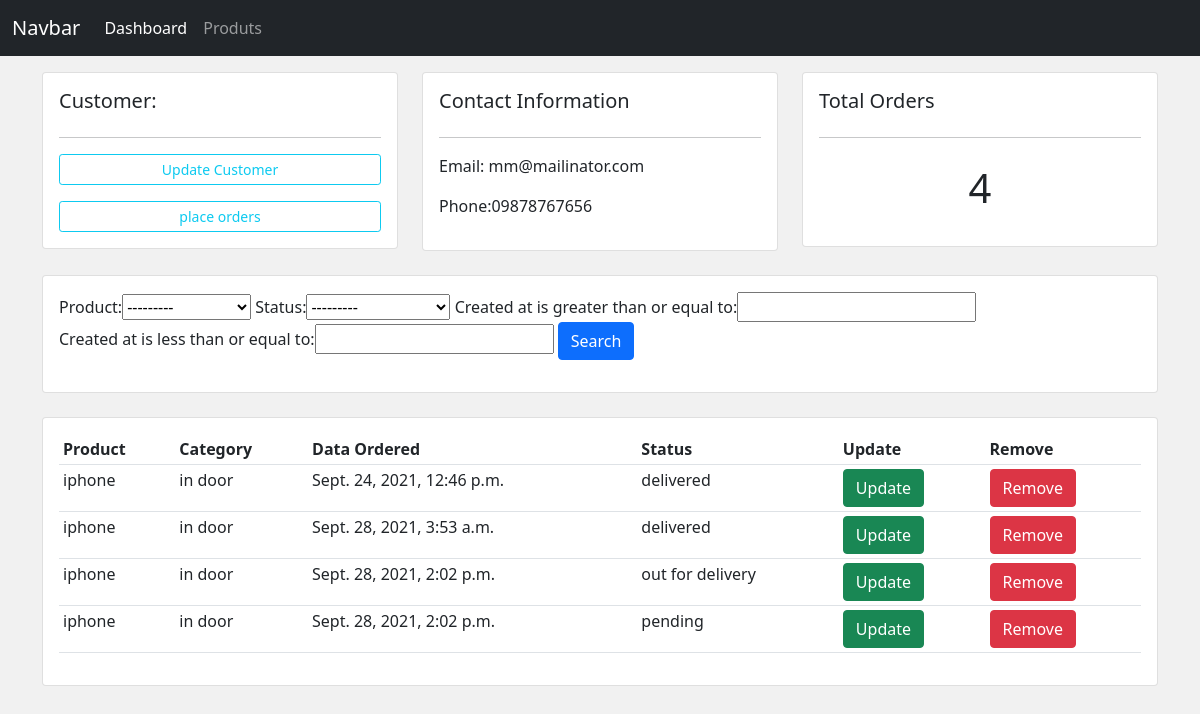
The app's page /customers/1 with its own data.
### accounts/models.py (models this page shows, shortened)
class Customer(models.Model):
    name=models.CharField(max_length=200,null=True)
    email=models.CharField(max_length=200,null=True)
    phone=models.CharField(max_length=200,null=True)
    created_at=models.DateTimeField(auto_now_add=True)

class Order(models.Model):
    status=(
        ('pending','Pending'),
        ('out for delivery','Out For Delivery'),
        ('delivered','Delivered')
    )
    customer=models.ForeignKey(Customer,null=True,on_delete=models.SET_NULL)
    product=models.ForeignKey(Product,null=True,on_delete=models.SET_NULL)
    created_at=models.DateTimeField(auto_now_add=True)
    status=models.CharField(max_length=200,null=True,choices=status)

class Product(models.Model):
    category=(
        ('indoor','In Door'),
        ('outdoor','Out Door')
    )
    name=models.CharField(max_length=200,null=True)
    price=models.FloatField(null=True)
    category=models.CharField(max_length=200,null=True,choices=category)
    description=models.CharField(max_length=200,null=True,blank=True)
    created_at=models.DateTimeField(auto_now_add=True)
    tags=models.ManyToManyField(Tag)
    def __str__(self):
        return self.name

### accounts/views.py (the view)
# urls.py: path('customers/<int:id>', views.customers,name='customers.show'),
def customers(request,id):
    customer=Customer.objects.get(id=id)
    orders=customer.order_set.all()
    order_count=orders.count()
    filterObj=OrderFilter(request.GET,queryset=orders)
    orders=filterObj.qs
    return render(request,'accounts/customers.html',{
        'customer':customer,
        'orders':orders,
        'order_count':order_count,
        'filterObj':filterObj
    })

### accounts/templates/accounts/customers.html
{% extends 'accounts/master.html' %}
{% block content %}
<div class="row">
    <div class="col-md">
        <div class="card card-body">
            <h5>Customer:</h5>
            <hr>
            <a class="btn btn-outline-info btn-sm btn-block" href="">Update
            Customer</a>
            <a class="btn btn-outline-info mt-3 btn-sm btn-block" href="{% url 'order.create' customer.id %}">
            place orders</a>
        </div>
    </div>
    <div class="col-md">
        <div class="card card-body">
            <h5>Contact Information</h5>
            <hr>
            <p>Email: {{customer.email}}</p>
            <p>Phone:{{customer.phone}}</p>
        </div>
    </div>
    <div class="col-md">
        <div class="card card-body">
            <h5>Total Orders</h5>
            <hr>
            <h1 style="text-align: center; padding: 10px">{{order_count}}</h1>
        </div>
    </div>
</div>
<br>
<div class="row">
    <div class="col">
        <div class="card card-body">
            <form method="get">
                {{filterObj.form}}
                <button class="btn btn-primary" type="submit">Search
                </button>
            </form>
        </div>
    </div>
</div>
<br>
<div class="row">
    <div class="col-md">
        <div class="card card-body">
            <table class="table table-sm">
                <tr>
                    <th>Product</th>
                    <th>Category</th>
                    <th>Data Ordered</th>
                    <th>Status</th>
                    <th>Update</th>
                    <th>Remove</th>
                </tr>
                {% for order in orders %}
                    <tr>
                        <td>{{order.product.name}}</td>
                        <td>{{order.product.category}}</td>
                        <td>{{order.created_at}}</td>
                        <td>{{order.status}}</td>
                        <td><a href="{% url 'order.update' order.id %}" class="btn btn-success">Update</a></td>
                        <td><a href="{% url 'order.delete' order.id %}" class="btn btn-danger">Remove</a></td>
                    </tr>
                {% endfor %}
            </table>
        </div>
    </div>
</div>
{% endblock content %}

### accounts/static/accounts/css/style.css (style rules this page uses)
body { background-color: #f1f1f1; }

### records on screen
Customer: email "mm@mailinator.com", phone "09878767656"
Order: product.name "iphone", product.category "in door", created_at "Sept. 24, 2021, 12:46 p.m.", status "delivered"
Order: product.name "iphone", product.category "in door", created_at "Sept. 28, 2021, 3:53 a.m.", status "delivered"
Order: product.name "iphone", product.category "in door", created_at "Sept. 28, 2021, 2:02 p.m.", status "out for delivery"
Order: product.name "iphone", product.category "in door", created_at "Sept. 28, 2021, 2:02 p.m.", status "pending"

### other values on screen
{{ order_count }} "4"
